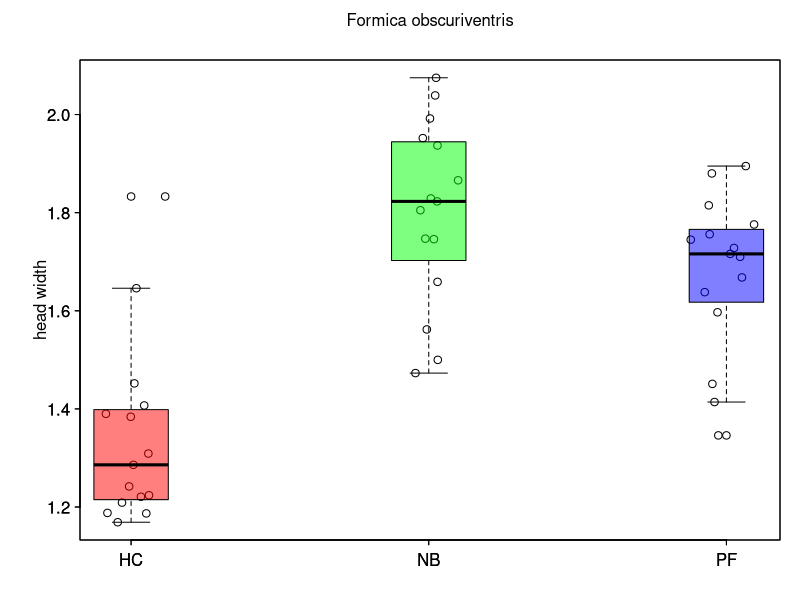
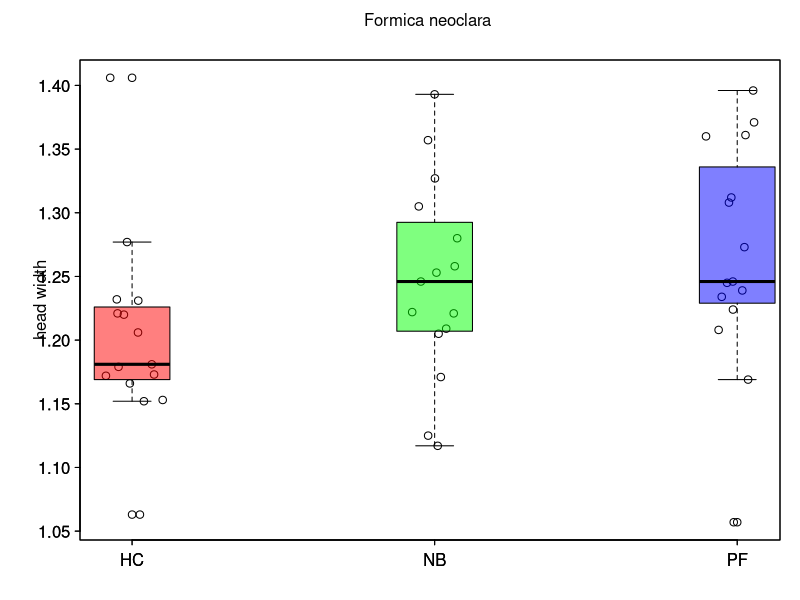
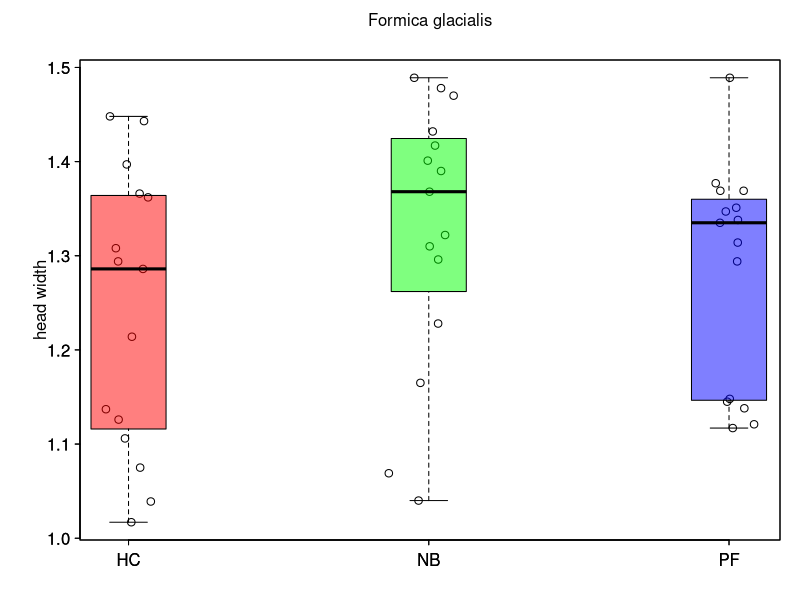
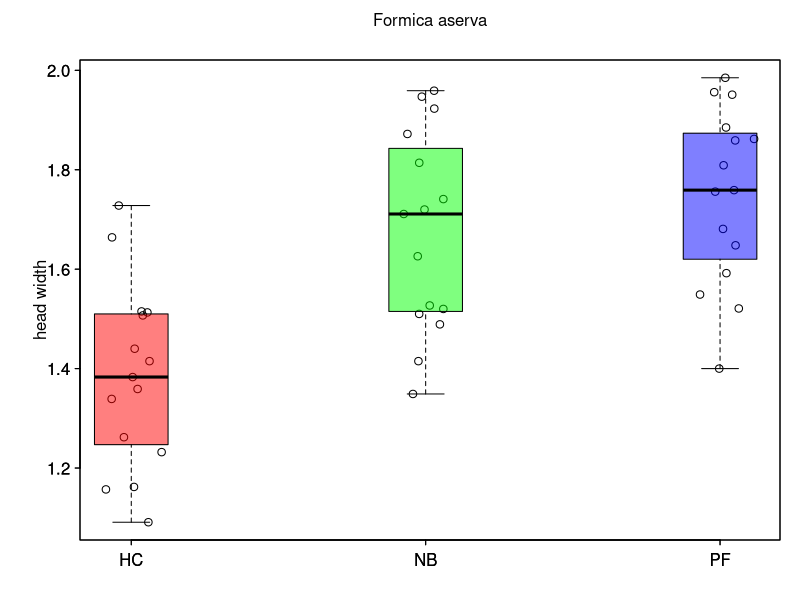
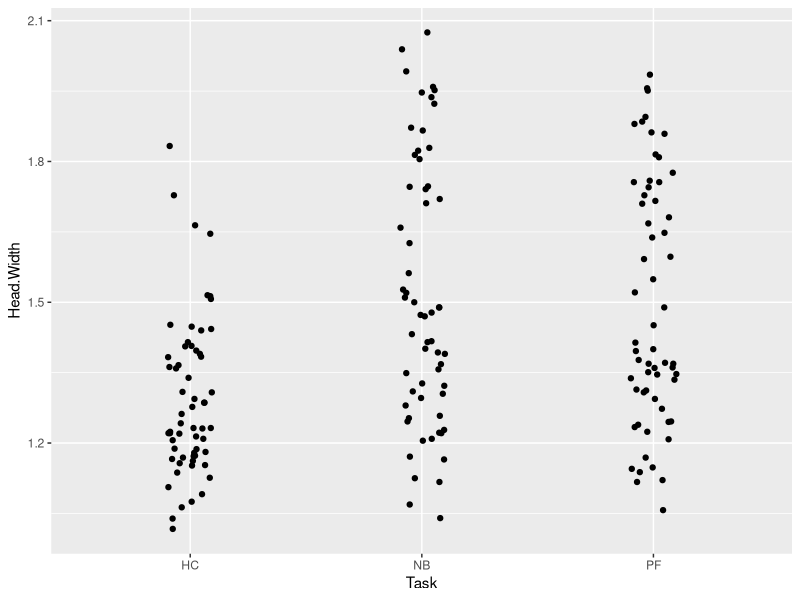
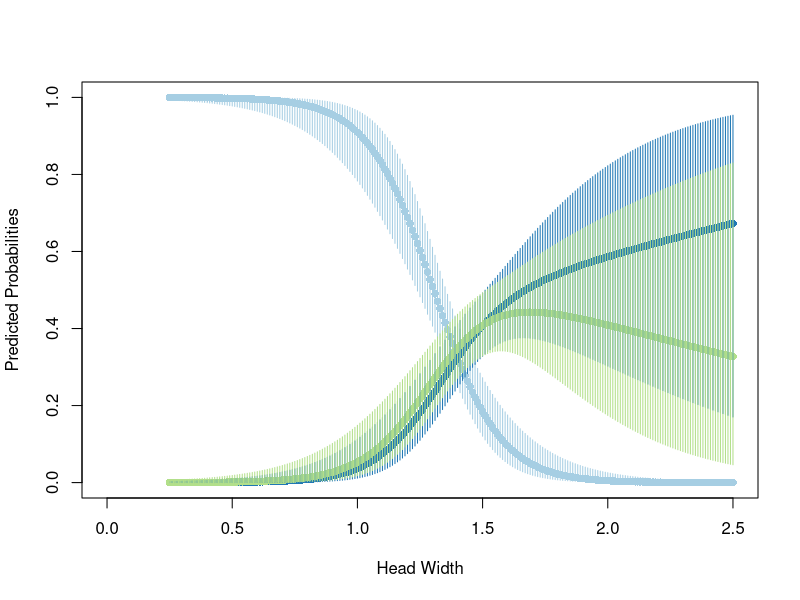

Here is the R script that generated these plots, in order: (Note: this script raises an error after producing the figures.)
setwd('C:\\Users\\Nicole\\Desktop\\Evolution\\Tasks\\Project')
Data1<-read.csv("AntData.csv")
#hypothesis: 

#10 boxplots for 10 Species showing association between task and head width
VARtable <- data.frame(species=rep(NA, length=length(unique(Data1$Species))), HC=rep(NA, length=length(unique(Data1$Species))), NB=rep(NA, length=length(unique(Data1$Species))), PF=rep(NA, length=length(unique(Data1$Species))))
counter <- 1

for (i in unique(Data1$Species)){
  Species <- Data1[which(Data1$Species == i),]
  VARtable[counter,1] <- i
  
  X <- Species$Task
  repHC <- which(X == "HC")
  repNB <- which(X == "NB")
  repPF <- which(X == "PF")
  Z <- rep(1, length(X))
  Z[repHC] <- rnorm(length(repHC), 2, 0.05)
  Z[repNB] <- rnorm(length(repNB), 3, 0.05)
  Z[repPF] <- rnorm(length(repPF), 4, 0.05)
  
  VARtable[counter,2:4] <- c(var(Species$Head.Width[repHC]), var(Species$Head.Width[repNB]), var(Species$Head.Width[repPF]))
  counter <- counter+1
  jpeg(paste(i, ".jpeg", sep=""))
  par(las=1, mar=c(3,4,3,1), mgp=c(1.5, 0.5, 0), tck=-0.01)
  plot(Z, Species$Head.Width, xlab="", ylab="head width", xaxt="n")
  axis(1, at=c(2,3,4), labels=c("HC", "NB", "PF"))
  mtext(i, side=3, line=1.5)
  boxplot(Species$Head.Width~X, add=T, at=c(2,3,4), boxwex=0.25, col=c(rgb(1,0,0, .5), rgb(0,1,0, .5), rgb(0,0,1, .5)))
  dev.off()
}


#multinomial logistic regression looking at head width and species impact on task assignment
library(nnet)
mlr <- multinom(Task ~ Head.Width + Species, data=Data1, Hess=TRUE, trace=FALSE)
mlr
summary(mlr)
z<-summary(mlr)$coefficients/summary(mlr)$standard.errors
z
p<-(1-pnorm(abs(z), 0, 1)) *2
p
exp(coef(mlr))
head(probability.table<-fitted(mlr))
confint(mlr)
exp(confint(mlr))

#boxplot of headwidth by task for all species

Data1$Task<-factor(Data1$Task, levels=c("HC", "NB", "PF"))

table(Data1$Task)
prop.table(table(Data1$Task))

library(ggplot2)

mlr2<-multinom(Task~Head.Width, data=Data1)
mlr2
summary(mlr2)
exp(coef(mlr2)['NB', 'Head.Width'])
exp(coef(mlr2)['PF', 'Head.Width'])
confint(mlr2)
exp(confint(mlr2))

jpeg("HeadWidthbyTaskboxplot.jpeg")
totalplot<-ggplot(Data1)+aes(x=Task, y=Head.Width)+geom_boxplot()
dev.off()

jpeg("HeadWidthbyTaskscatterplot.jpeg")
ggplot(Data1)+aes(y=Head.Width, x=Task)+geom_point(position=position_jitter(width=0.1, height=0))
dev.off()

#graph showing the predicted probability of a task assignment based on head width of an ant

library(ggeffects)
mlr_ME <- ggeffect(mlr, terms = "Head.Width[0.25:2.5,by=0.01]")
mlr_ME

jpeg("multinomialregression.jpeg")
Cols <- c('#a6cee3','#1f78b4','#b2df8a')
names(Cols) <- c("HC", "NB", "PF")
plot(mlr_ME$x, mlr_ME$predicted, pch=16, col=Cols[mlr_ME$response.level], xlim=c(0, 2.5), ylim=c(0,1), ylab="Predicted Probabilities", xlab="Head Width")

for (i in 1:length(mlr_ME$x)){
  segments(mlr_ME$x[i], mlr_ME$conf.low[i], mlr_ME$x[i], mlr_ME$conf.high[i], lwd=1, col=Cols[mlr_ME$response.level[i]])
}
dev.off()

jpeg("Phylogeny.jpeg")
text.string<-
  "((F. Ulkei), (((F. Rufa Sp. #2), (F. Rufa Sp. #1, F. Obscuriventris)), (F. Dakotensis, F. Aserva)), ((F. Neorufibarbis), ((F. Neoclara), (F. Glacialis, F. Podzolica))));"
vert.tree<-read.tree(text=text.string)
plot(vert.tree, edge.width=2)
dev.off()
